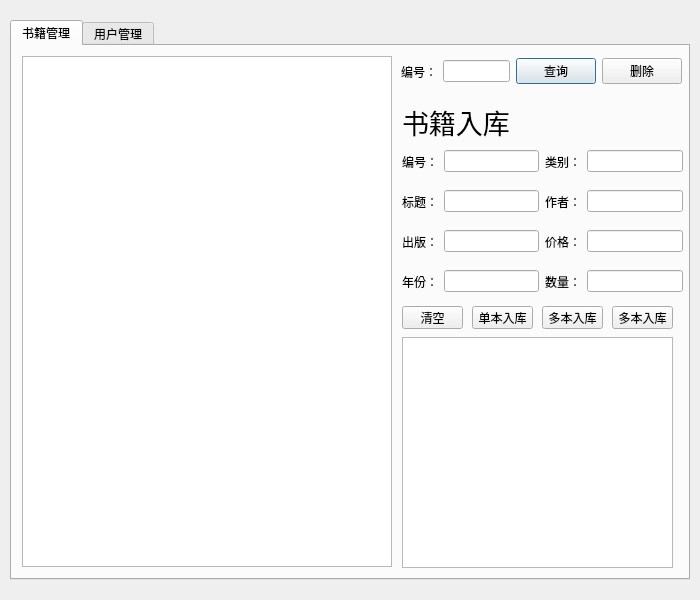
<?xml version="1.0" encoding="UTF-8"?>
<ui version="4.0">
 <class>AdminCenterdialog</class>
 <widget class="QDialog" name="AdminCenterdialog">
  <property name="geometry">
   <rect>
    <x>0</x>
    <y>0</y>
    <width>700</width>
    <height>600</height>
   </rect>
  </property>
  <property name="windowTitle">
   <string>管理中心</string>
  </property>
  <widget class="QTabWidget" name="tabWidget">
   <property name="geometry">
    <rect>
     <x>10</x>
     <y>20</y>
     <width>680</width>
     <height>560</height>
    </rect>
   </property>
   <property name="currentIndex">
    <number>0</number>
   </property>
   <widget class="QWidget" name="tab1">
    <attribute name="title">
     <string>书籍管理</string>
    </attribute>
    <widget class="QTableView" name="Allbook">
     <property name="geometry">
      <rect>
       <x>10</x>
       <y>10</y>
       <width>370</width>
       <height>511</height>
      </rect>
     </property>
    </widget>
    <widget class="QWidget" name="horizontalLayoutWidget">
     <property name="geometry">
      <rect>
       <x>389</x>
       <y>10</y>
       <width>281</width>
       <height>31</height>
      </rect>
     </property>
     <layout class="QHBoxLayout" name="horizontalLayout">
      <item>
       <widget class="QLabel" name="label">
        <property name="text">
         <string>编号：</string>
        </property>
       </widget>
      </item>
      <item>
       <widget class="QLineEdit" name="lineBookno"/>
      </item>
      <item>
       <widget class="QPushButton" name="buttonSearch">
        <property name="text">
         <string>查询</string>
        </property>
       </widget>
      </item>
      <item>
       <widget class="QPushButton" name="buttonDelete">
        <property name="text">
         <string>删除</string>
        </property>
       </widget>
      </item>
     </layout>
    </widget>
    <widget class="QTableView" name="InsertBook">
     <property name="geometry">
      <rect>
       <x>390</x>
       <y>291</y>
       <width>271</width>
       <height>231</height>
      </rect>
     </property>
    </widget>
    <widget class="QLabel" name="label_2">
     <property name="geometry">
      <rect>
       <x>390</x>
       <y>60</y>
       <width>131</width>
       <height>31</height>
      </rect>
     </property>
     <property name="font">
      <font>
       <family>黑体</family>
       <pointsize>20</pointsize>
      </font>
     </property>
     <property name="text">
      <string>书籍入库</string>
     </property>
    </widget>
    <widget class="QWidget" name="horizontalLayoutWidget_2">
     <property name="geometry">
      <rect>
       <x>390</x>
       <y>100</y>
       <width>281</width>
       <height>31</height>
      </rect>
     </property>
     <layout class="QHBoxLayout" name="horizontalLayout_2">
      <item>
       <widget class="QLabel" name="label_3">
        <property name="text">
         <string>编号：</string>
        </property>
       </widget>
      </item>
      <item>
       <widget class="QLineEdit" name="bookno"/>
      </item>
      <item>
       <widget class="QLabel" name="label_4">
        <property name="text">
         <string>类别：</string>
        </property>
       </widget>
      </item>
      <item>
       <widget class="QLineEdit" name="category"/>
      </item>
     </layout>
    </widget>
    <widget class="QWidget" name="horizontalLayoutWidget_3">
     <property name="geometry">
      <rect>
       <x>390</x>
       <y>140</y>
       <width>281</width>
       <height>31</height>
      </rect>
     </property>
     <layout class="QHBoxLayout" name="horizontalLayout_3">
      <item>
       <widget class="QLabel" name="label_5">
        <property name="text">
         <string>标题：</string>
        </property>
       </widget>
      </item>
      <item>
       <widget class="QLineEdit" name="title"/>
      </item>
      <item>
       <widget class="QLabel" name="label_6">
        <property name="text">
         <string>作者：</string>
        </property>
       </widget>
      </item>
      <item>
       <widget class="QLineEdit" name="author"/>
      </item>
     </layout>
    </widget>
    <widget class="QWidget" name="horizontalLayoutWidget_4">
     <property name="geometry">
      <rect>
       <x>390</x>
       <y>180</y>
       <width>281</width>
       <height>31</height>
      </rect>
     </property>
     <layout class="QHBoxLayout" name="horizontalLayout_4">
      <item>
       <widget class="QLabel" name="d">
        <property name="text">
         <string>出版：</string>
        </property>
       </widget>
      </item>
      <item>
       <widget class="QLineEdit" name="publisher"/>
      </item>
      <item>
       <widget class="QLabel" name="label_8">
        <property name="text">
         <string>价格：</string>
        </property>
       </widget>
      </item>
      <item>
       <widget class="QLineEdit" name="price"/>
      </item>
     </layout>
    </widget>
    <widget class="QWidget" name="horizontalLayoutWidget_5">
     <property name="geometry">
      <rect>
       <x>390</x>
       <y>220</y>
       <width>281</width>
       <height>31</height>
      </rect>
     </property>
     <layout class="QHBoxLayout" name="horizontalLayout_5">
      <item>
       <widget class="QLabel" name="label_9">
        <property name="text">
         <string>年份：</string>
        </property>
       </widget>
      </item>
      <item>
       <widget class="QLineEdit" name="year"/>
      </item>
      <item>
       <widget class="QLabel" name="label_10">
        <property name="text">
         <string>数量：</string>
        </property>
       </widget>
      </item>
      <item>
       <widget class="QLineEdit" name="count"/>
      </item>
     </layout>
    </widget>
    <widget class="QPushButton" name="multi">
     <property name="geometry">
      <rect>
       <x>530</x>
       <y>260</y>
       <width>61</width>
       <height>23</height>
      </rect>
     </property>
     <property name="text">
      <string>多本入库</string>
     </property>
    </widget>
    <widget class="QPushButton" name="single">
     <property name="geometry">
      <rect>
       <x>460</x>
       <y>260</y>
       <width>61</width>
       <height>23</height>
      </rect>
     </property>
     <property name="text">
      <string>单本入库</string>
     </property>
    </widget>
    <widget class="QPushButton" name="clear">
     <property name="geometry">
      <rect>
       <x>390</x>
       <y>260</y>
       <width>61</width>
       <height>23</height>
      </rect>
     </property>
     <property name="text">
      <string>清空</string>
     </property>
    </widget>
    <widget class="QPushButton" name="buttonConfirm">
     <property name="geometry">
      <rect>
       <x>600</x>
       <y>260</y>
       <width>61</width>
       <height>23</height>
      </rect>
     </property>
     <property name="text">
      <string>多本入库</string>
     </property>
    </widget>
   </widget>
   <widget class="QWidget" name="tab2">
    <attribute name="title">
     <string>用户管理</string>
    </attribute>
    <widget class="QTableView" name="user">
     <property name="geometry">
      <rect>
       <x>10</x>
       <y>110</y>
       <width>321</width>
       <height>381</height>
      </rect>
     </property>
    </widget>
    <widget class="QTableView" name="theirbook">
     <property name="geometry">
      <rect>
       <x>350</x>
       <y>110</y>
       <width>321</width>
       <height>381</height>
      </rect>
     </property>
    </widget>
    <widget class="QLabel" name="label_7">
     <property name="geometry">
      <rect>
       <x>20</x>
       <y>20</y>
       <width>131</width>
       <height>31</height>
      </rect>
     </property>
     <property name="font">
      <font>
       <family>黑体</family>
       <pointsize>20</pointsize>
      </font>
     </property>
     <property name="text">
      <string>用户列表：</string>
     </property>
    </widget>
    <widget class="QPushButton" name="pushButton">
     <property name="geometry">
      <rect>
       <x>300</x>
       <y>500</y>
       <width>75</width>
       <height>23</height>
      </rect>
     </property>
     <property name="text">
      <string>删除用户</string>
     </property>
    </widget>
   </widget>
  </widget>
 </widget>
 <resources/>
 <connections/>
</ui>
